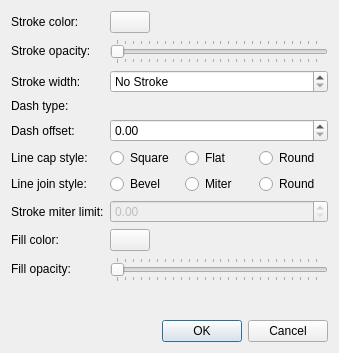
<?xml version="1.0" encoding="UTF-8"?>
<ui version="4.0">
 <class>Dialog</class>
 <widget class="QDialog" name="Dialog">
  <property name="geometry">
   <rect>
    <x>0</x>
    <y>0</y>
    <width>339</width>
    <height>353</height>
   </rect>
  </property>
  <property name="windowTitle">
   <string>Dialog</string>
  </property>
  <layout class="QVBoxLayout" name="verticalLayout">
   <item>
    <layout class="QFormLayout" name="formLayout">
     <item row="0" column="0">
      <widget class="QLabel" name="laStrokeColor">
       <property name="text">
        <string>Stroke color:</string>
       </property>
      </widget>
     </item>
     <item row="0" column="1">
      <widget class="QPushButton" name="pbStrokeColor">
       <property name="maximumSize">
        <size>
         <width>40</width>
         <height>16777215</height>
        </size>
       </property>
       <property name="text">
        <string/>
       </property>
      </widget>
     </item>
     <item row="1" column="0">
      <widget class="QLabel" name="laStrokeOpacity">
       <property name="text">
        <string>Stroke opacity:</string>
       </property>
      </widget>
     </item>
     <item row="1" column="1">
      <widget class="QSlider" name="slStrokeOpacity">
       <property name="maximum">
        <number>255</number>
       </property>
       <property name="orientation">
        <enum>Qt::Horizontal</enum>
       </property>
       <property name="tickPosition">
        <enum>QSlider::TicksBothSides</enum>
       </property>
       <property name="tickInterval">
        <number>0</number>
       </property>
      </widget>
     </item>
     <item row="2" column="0">
      <widget class="QLabel" name="laStrokeWidth">
       <property name="text">
        <string>Stroke width:</string>
       </property>
      </widget>
     </item>
     <item row="2" column="1">
      <widget class="QSpinBox" name="sbStrokeWidth">
       <property name="specialValueText">
        <string>No Stroke</string>
       </property>
      </widget>
     </item>
     <item row="3" column="0">
      <widget class="QLabel" name="laDashType">
       <property name="text">
        <string>Dash type:</string>
       </property>
      </widget>
     </item>
     <item row="4" column="0">
      <widget class="QLabel" name="laDashOffset">
       <property name="text">
        <string>Dash offset:</string>
       </property>
      </widget>
     </item>
     <item row="4" column="1">
      <widget class="QDoubleSpinBox" name="dsbDashOffset"/>
     </item>
     <item row="5" column="0">
      <widget class="QLabel" name="laLineCapStyle">
       <property name="text">
        <string>Line cap style:</string>
       </property>
      </widget>
     </item>
     <item row="5" column="1">
      <layout class="QHBoxLayout" name="horizontalLayout">
       <item>
        <widget class="QRadioButton" name="squareCap">
         <property name="text">
          <string>Square</string>
         </property>
         <attribute name="buttonGroup">
          <string notr="true">bgCapStyle</string>
         </attribute>
        </widget>
       </item>
       <item>
        <widget class="QRadioButton" name="buttCap">
         <property name="text">
          <string>Flat</string>
         </property>
         <attribute name="buttonGroup">
          <string notr="true">bgCapStyle</string>
         </attribute>
        </widget>
       </item>
       <item>
        <widget class="QRadioButton" name="roundCap">
         <property name="text">
          <string>Round</string>
         </property>
         <attribute name="buttonGroup">
          <string notr="true">bgCapStyle</string>
         </attribute>
        </widget>
       </item>
      </layout>
     </item>
     <item row="6" column="0">
      <widget class="QLabel" name="laLineJoinStyle">
       <property name="text">
        <string>Line join style:</string>
       </property>
      </widget>
     </item>
     <item row="6" column="1">
      <layout class="QHBoxLayout" name="horizontalLayout_2">
       <item>
        <widget class="QRadioButton" name="bevelJoin">
         <property name="text">
          <string>Bevel</string>
         </property>
         <attribute name="buttonGroup">
          <string notr="true">bgJoinStyle</string>
         </attribute>
        </widget>
       </item>
       <item>
        <widget class="QRadioButton" name="miterJoin">
         <property name="text">
          <string>Miter</string>
         </property>
         <attribute name="buttonGroup">
          <string notr="true">bgJoinStyle</string>
         </attribute>
        </widget>
       </item>
       <item>
        <widget class="QRadioButton" name="roundJoin">
         <property name="text">
          <string>Round</string>
         </property>
         <attribute name="buttonGroup">
          <string notr="true">bgJoinStyle</string>
         </attribute>
        </widget>
       </item>
      </layout>
     </item>
     <item row="7" column="0">
      <widget class="QLabel" name="laStrokeMiterLimit">
       <property name="text">
        <string>Stroke miter limit:</string>
       </property>
      </widget>
     </item>
     <item row="7" column="1">
      <widget class="QDoubleSpinBox" name="dsbStrokeMiterLimit">
       <property name="enabled">
        <bool>false</bool>
       </property>
      </widget>
     </item>
     <item row="8" column="0">
      <widget class="QLabel" name="laFillColor">
       <property name="text">
        <string>Fill color:</string>
       </property>
      </widget>
     </item>
     <item row="8" column="1">
      <widget class="QPushButton" name="pbFillColor">
       <property name="maximumSize">
        <size>
         <width>40</width>
         <height>16777215</height>
        </size>
       </property>
       <property name="text">
        <string/>
       </property>
      </widget>
     </item>
     <item row="9" column="0">
      <widget class="QLabel" name="laFillOpacity">
       <property name="text">
        <string>Fill opacity:</string>
       </property>
      </widget>
     </item>
     <item row="9" column="1">
      <widget class="QSlider" name="slFillOpacity">
       <property name="maximum">
        <number>255</number>
       </property>
       <property name="orientation">
        <enum>Qt::Horizontal</enum>
       </property>
       <property name="tickPosition">
        <enum>QSlider::TicksBothSides</enum>
       </property>
       <property name="tickInterval">
        <number>0</number>
       </property>
      </widget>
     </item>
    </layout>
   </item>
   <item>
    <widget class="QDialogButtonBox" name="buttonBox">
     <property name="orientation">
      <enum>Qt::Horizontal</enum>
     </property>
     <property name="standardButtons">
      <set>QDialogButtonBox::Cancel|QDialogButtonBox::Ok</set>
     </property>
    </widget>
   </item>
  </layout>
 </widget>
 <resources/>
 <connections>
  <connection>
   <sender>buttonBox</sender>
   <signal>accepted()</signal>
   <receiver>Dialog</receiver>
   <slot>accept()</slot>
   <hints>
    <hint type="sourcelabel">
     <x>248</x>
     <y>254</y>
    </hint>
    <hint type="destinationlabel">
     <x>157</x>
     <y>274</y>
    </hint>
   </hints>
  </connection>
  <connection>
   <sender>buttonBox</sender>
   <signal>rejected()</signal>
   <receiver>Dialog</receiver>
   <slot>reject()</slot>
   <hints>
    <hint type="sourcelabel">
     <x>316</x>
     <y>260</y>
    </hint>
    <hint type="destinationlabel">
     <x>286</x>
     <y>274</y>
    </hint>
   </hints>
  </connection>
  <connection>
   <sender>miterJoin</sender>
   <signal>toggled(bool)</signal>
   <receiver>dsbStrokeMiterLimit</receiver>
   <slot>setEnabled(bool)</slot>
   <hints>
    <hint type="sourcelabel">
     <x>225</x>
     <y>199</y>
    </hint>
    <hint type="destinationlabel">
     <x>226</x>
     <y>229</y>
    </hint>
   </hints>
  </connection>
 </connections>
 <buttongroups>
  <buttongroup name="bgCapStyle"/>
  <buttongroup name="bgJoinStyle"/>
 </buttongroups>
</ui>
